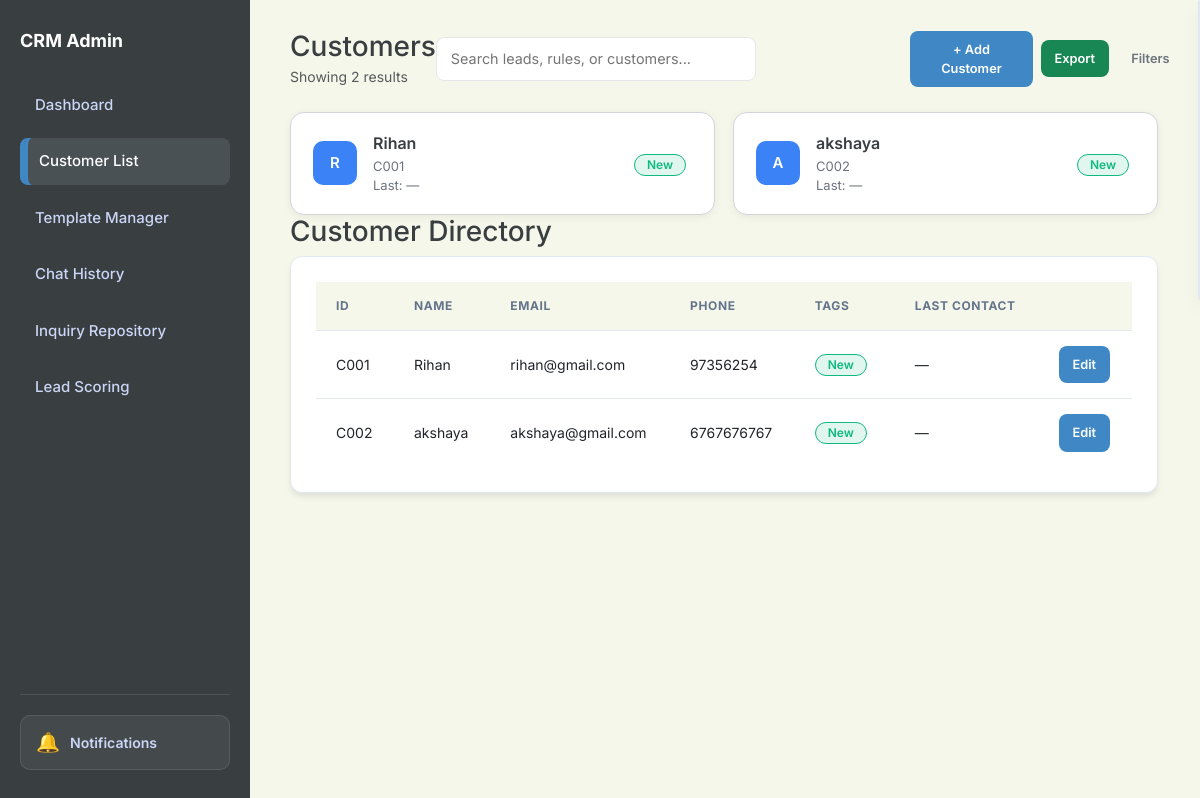
The page /customers on the database as committed earlier.
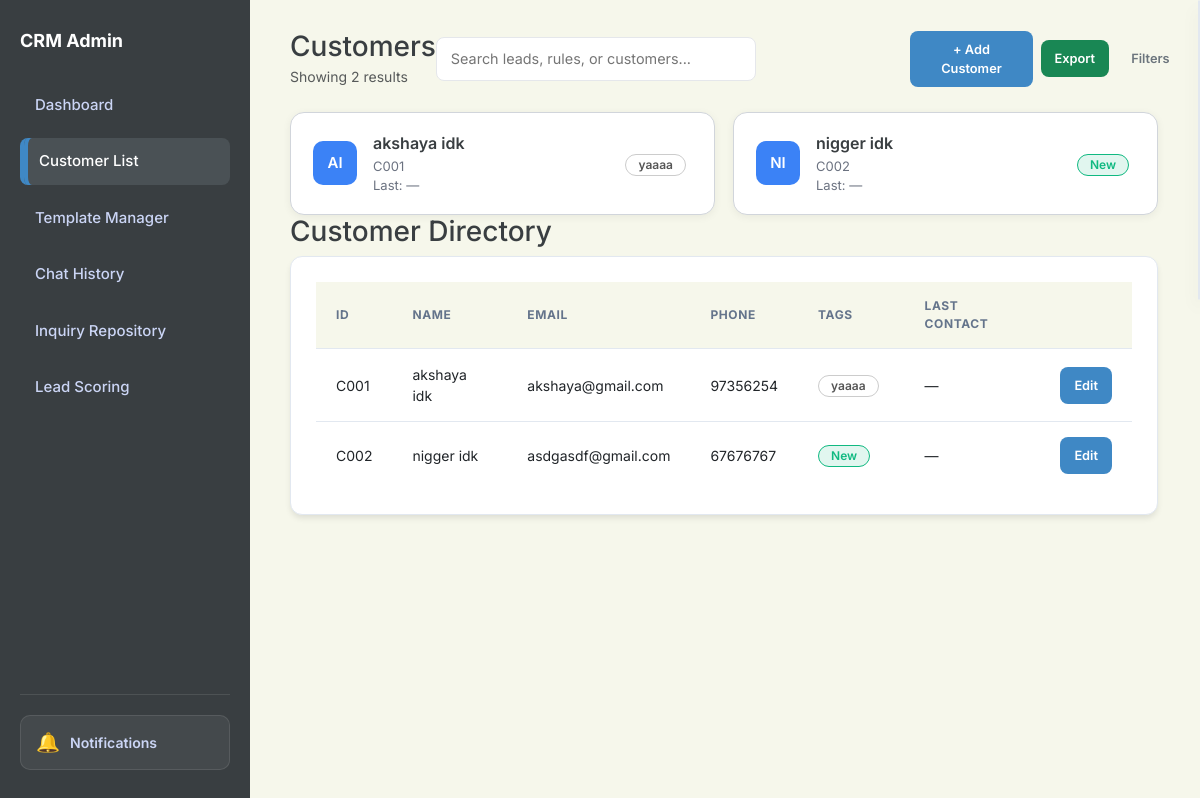
The same page on the database as committed later.
### app.py (models this page shows)
class Customer(db.Model):
    id = db.Column(db.Integer, primary_key=True)
    name = db.Column(db.String(100), nullable=False)
    email = db.Column(db.String(120), unique=True)
    phone = db.Column(db.String(20))
    location = db.Column(db.String(100))
    assigned_staff = db.Column(db.String(100))
    status = db.Column(db.String(50), default="Active")
    tags = db.Column(db.String(200)) # Stored as "VIP,New,Returning"
    notes = db.Column(db.Text)
    last_contact = db.Column(db.String(50))

### app.py (the view)
@app.route('/customers')
def customers():
    tag_colors = {
        'VIP': '#f59e0b',
        'New': '#10b981',
        'Returning': '#3b82f6',
        'Hot Lead': '#ef4444',
        'Cold Lead': '#6b7280',
        'Premium': '#8b5cf6',
        'Enterprise': '#ec4899'
    }
    all_customers_for_tags = Customer.query.all()
    tags_inventory = {}
    for c in all_customers_for_tags:
        if c.tags:
            for tag in c.tags.split(','):
                tag = tag.strip()
                if tag and tag not in tags_inventory:
                    tags_inventory[tag] = tag_colors.get(tag, '#94a3b8')
    selected_tags = request.args.getlist('tags')
    last_contact_filter = request.args.get('last_contact', '')
    page = request.args.get('page', 1, type=int)
    per_page = 12
    query = Customer.query
    if selected_tags:
        tag_filters = []
        for tag in selected_tags:
            tag_filters.append(Customer.tags.like(f'%{tag}%'))
        query = query.filter(or_(*tag_filters))
    if last_contact_filter:
        query = query.filter(Customer.last_contact == last_contact_filter)
    pagination = query.paginate(page=page, per_page=per_page, error_out=False)
    customers_list = pagination.items
    all_customers = Customer.query.all()
    return render_template(
        'customer-list.html',
        customers=customers_list,
        pagination=pagination,
        tags_inventory=tags_inventory,
        tag_colors=tag_colors,
        selected_tags=selected_tags,
        last_contact_filter=last_contact_filter,
        all_customers=all_customers
    )

### app.py (called while the page is built)
@app.context_processor
def inject_search_data():
    customers = Customer.query.all()
    inquiries = Inquiry.query.all()
    rules = Rule.query.all()
    templates = AutoReplyTemplate.query.all()
    faqs = FAQ.query.all()
    search_seed = []
    for c in customers:
        search_seed.append({"display": c.name, "category": "Customer", "page": "/customers"})
    for i in inquiries:
        search_seed.append({"display": f"Inquiry: {i.customer}", "category": "Inquiry", "page": f"/inquiry/{i.id}"})
    for r in rules:
        search_seed.append({"display": r.name, "category": "Rule", "page": "/scoring"})
    for t in templates:
        search_seed.append({"display": t.title, "category": "Template", "page": "/templates-manager"})
    for f in faqs:
        search_seed.append({"display": f.question, "category": "FAQ", "page": "/templates-manager"})
    return dict(search_seed=search_seed)

### templates/customer-list.html (shortened to what the changed rows need)
<!DOCTYPE html>
<html lang="en">
<head>
    <link href="https://cdn.jsdelivr.net/npm/bootstrap@5.3.0/dist/css/bootstrap.min.css" rel="stylesheet">
    <link rel="stylesheet" href="{{ url_for('static', filename='style.css') }}">
</head>
<body id="page-customers">
    <aside class="sidebar">
        <h2>CRM Admin</h2>
    </aside>
    <main class="main">
        <div class="d-flex justify-content-between align-items-center mb-4">
            <div>
                <h1 class="h3 mb-0">Customers</h1>
            </div>
        </div>
        <div class="customer-grid">
            {% for c in customers %}
            <a href="{{ url_for('customer_profile', id=c.id) }}" class="card-link">
                <div class="customer-card">
                    <div class="customer-left">
                        {% set parts = c.name.strip().split() %}
                        <div class="avatar-circle">
                            {{ parts[0][0]|upper }}{% if parts|length > 1 %}{{ parts[-1][0]|upper }}{% endif %}
                        </div>
                        <div class="customer-info">
                            <div class="customer-name">{{ c.name }}</div>
                            <div class="customer-id">C{{ "%03d"|format(c.id) }}</div>
                            <div class="customer-last">Last: {{ c.last_contact or "—" }}</div>
                        </div>
                    </div>
                    <div class="customer-tag">
                        {% if c.tags %}
                        {% set tag_list = c.tags.split(',') | map('trim') | reject('equalto','') | list %}
                        {% if tag_list %}
                        {% set first_tag = tag_list[0] %}
                        <span class="tag" style="background: {{ tag_colors.get(first_tag, '#ccc') }}20;
                             color: {{ tag_colors.get(first_tag, '#555') }};
                             border: 1px solid {{ tag_colors.get(first_tag, '#ccc') }};">
                            {{ first_tag }}
                        </span>
                        {% endif %}
                        {% endif %}
                    </div>
                </div>
            </a>
            {% endfor %}
        </div>
        <div class="card">
            <table>
                <thead>
                    <tr>
                        <th>ID</th>
                        <th>Name</th>
                        <th>Email</th>
                        <th>Phone</th>
                        <th>Tags</th>
                        <th>Last Contact</th>
                        <th></th>
                    </tr>
                </thead>
                <tbody>
                    {% for c in all_customers %}
                    <tr>
                        <td>C{{ "%03d"|format(c.id) }}</td>
                        <td>{{ c.name }}</td>
                        <td>{{ c.email }}</td>
                        <td>{{ c.phone }}</td>
                        <td>
                            {% if c.tags %}
                            {% for tag in c.tags.split(',') %}
                            <span class="tag" style="background: {{ tag_colors.get(tag, '#ccc') }}20;
               color: {{ tag_colors.get(tag, '#555') }};
               border:1px solid {{ tag_colors.get(tag, '#ccc') }};">
                                {{ tag }}
                            </span>
                            {% endfor %}
                            {% endif %}
                        </td>
                        <td>{{ c.last_contact or "—" }}</td>
                        <td>
                            <a href="/customer/{{ c.id }}/edit" class="btn btn-blue btn-sm">Edit</a>
                        </td>
                    </tr>
                    {% endfor %}
                </tbody>
            </table>
        </div>
    </main>
</body>
</html>

Rows that differ between the two databases and show on the page:
changed Customer "001": name "R" → "A"; parts (not shown) → "I"; name "Rihan" → "akshaya idk"; tags "New" → "yaaaa"; email "rihan@gmail.com" → "akshaya@gmail.com"
changed Customer "New": name "A" → "N"; parts (not shown) → "I"; name "akshaya" → "nigger idk"; email "akshaya@gmail.com" → "asdgasdf@gmail.com"; phone "6767676767" → "67676767"
